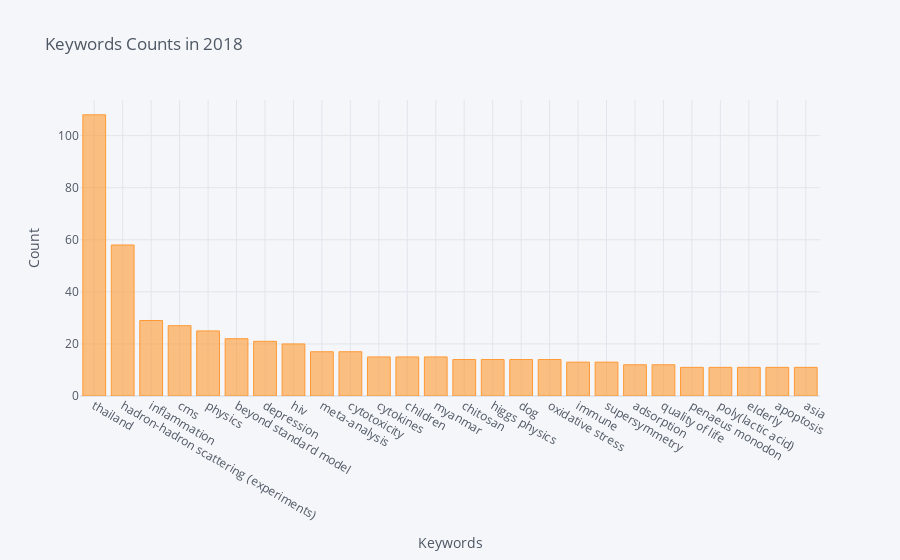

The notebook cell this image was saved under:
### Code cell
import cufflinks as cf
cf.go_offline()
cf.set_config_file(offline=False, world_readable=True)

keywords_counts_result.iplot(kind='bar', x='Keywords', y='Count', xTitle='Keywords', yTitle='Count', title=f'Keywords Counts in {year}')

### Figure 1 — Plotly figure (JSON) as saved in the notebook; plotly's stock layout.template omitted (floating-point values rounded to 4 significant figures)
{"data": [{"marker": {"color": "rgba(255, 153, 51, 0.6)", "line": {"color": "rgba(255, 153, 51, 1.0)", "width": 1}}, "name": "Count", "orientation": "v", "text": "", "type": "bar", "x": ["thailand", "hadron-hadron scattering (experiments)", "inflammation", "cms", "physics", "beyond standard model", "depression", "hiv", "meta-analysis", "cytotoxicity", "cytokines", "children", "myanmar", "chitosan", "higgs physics", "dog", "oxidative stress", "immune", "supersymmetry", "adsorption", "quality of life", "penaeus monodon", "poly(lactic acid)", "elderly", "apoptosis", "asia"], "y": [108, 58, 29, 27, 25, 22, 21, 20, 17, 17, 15, 15, 15, 14, 14, 14, 14, 13, 13, 12, 12, 11, 11, 11, 11, 11]}], "layout": {"legend": {"bgcolor": "#F5F6F9", "font": {"color": "#4D5663"}}, "paper_bgcolor": "#F5F6F9", "plot_bgcolor": "#F5F6F9", "title": {"font": {"color": "#4D5663"}, "text": "Keywords Counts in 2018"}, "xaxis": {"gridcolor": "#E1E5ED", "showgrid": true, "tickfont": {"color": "#4D5663"}, "title": {"font": {"color": "#4D5663"}, "text": "Keywords"}, "zerolinecolor": "#E1E5ED"}, "yaxis": {"gridcolor": "#E1E5ED", "showgrid": true, "tickfont": {"color": "#4D5663"}, "title": {"font": {"color": "#4D5663"}, "text": "Count"}, "zerolinecolor": "#E1E5ED"}}}
